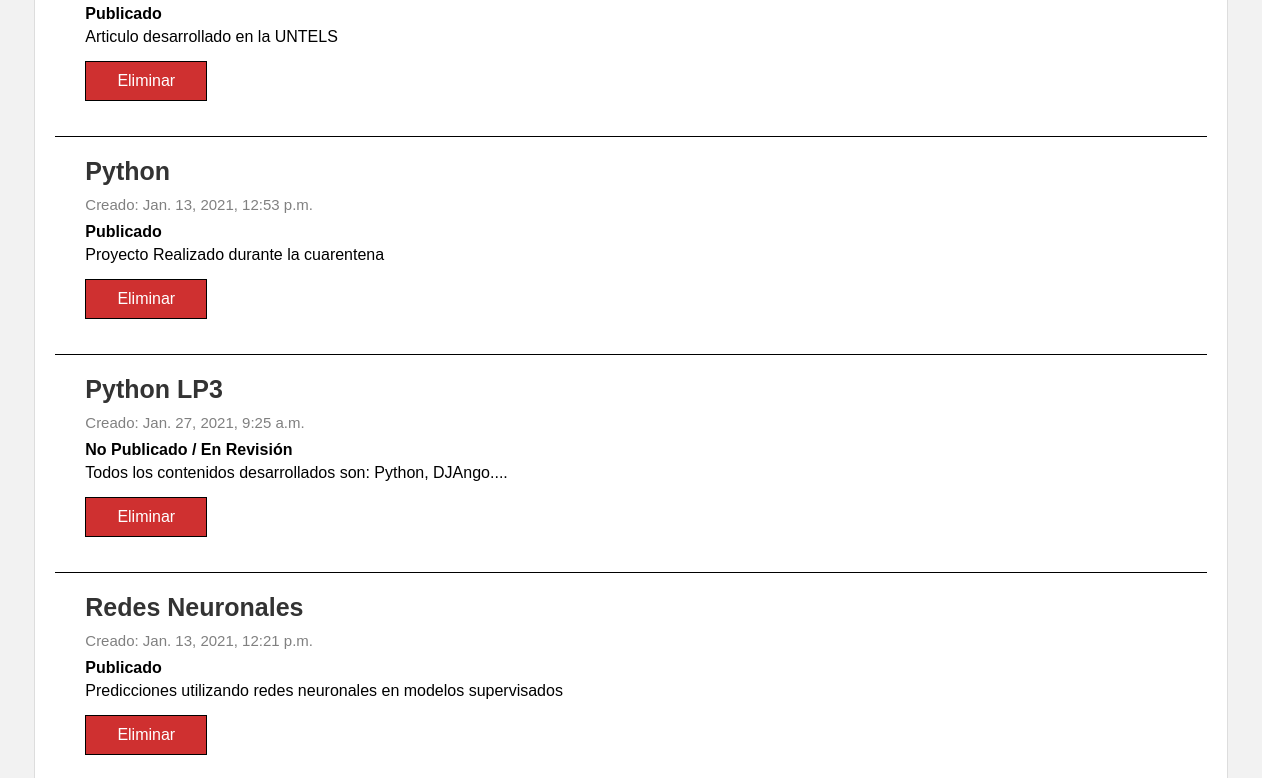
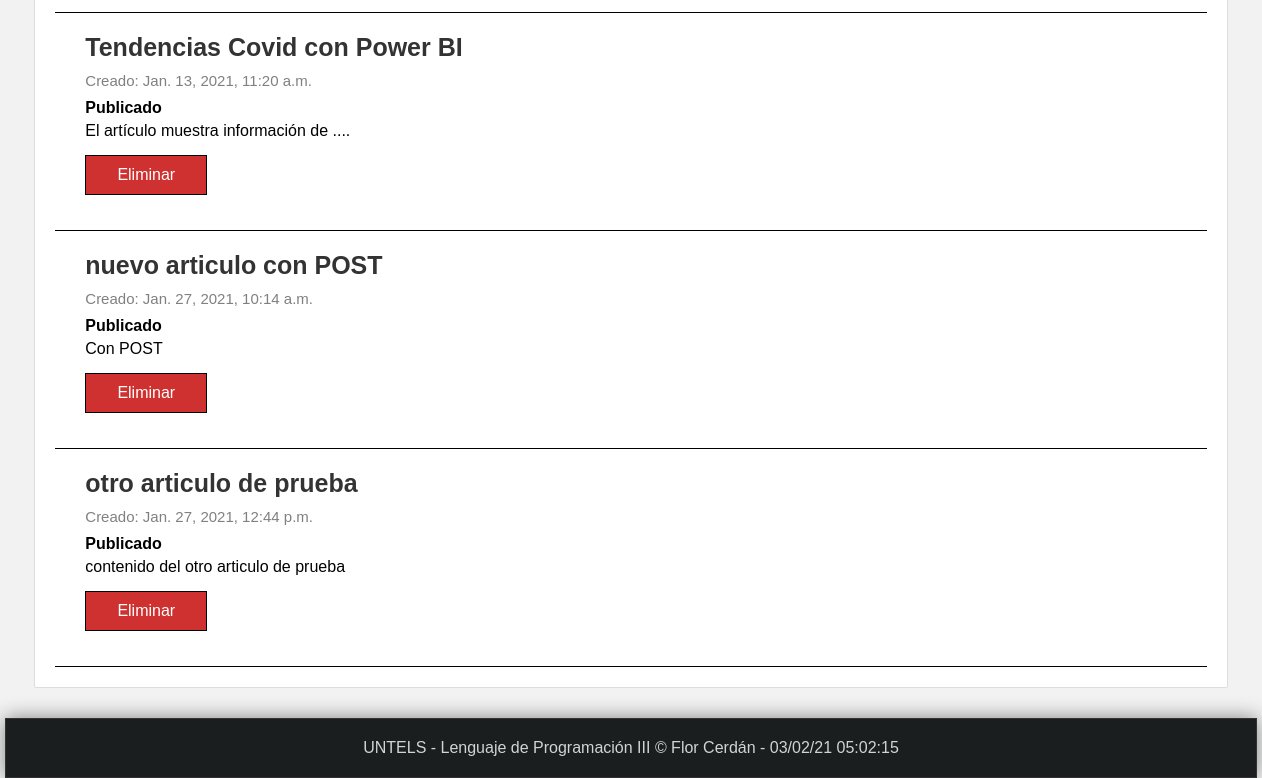
Before: /listar_articulos (lower part) with the older database file (2 pictures, top to bottom).
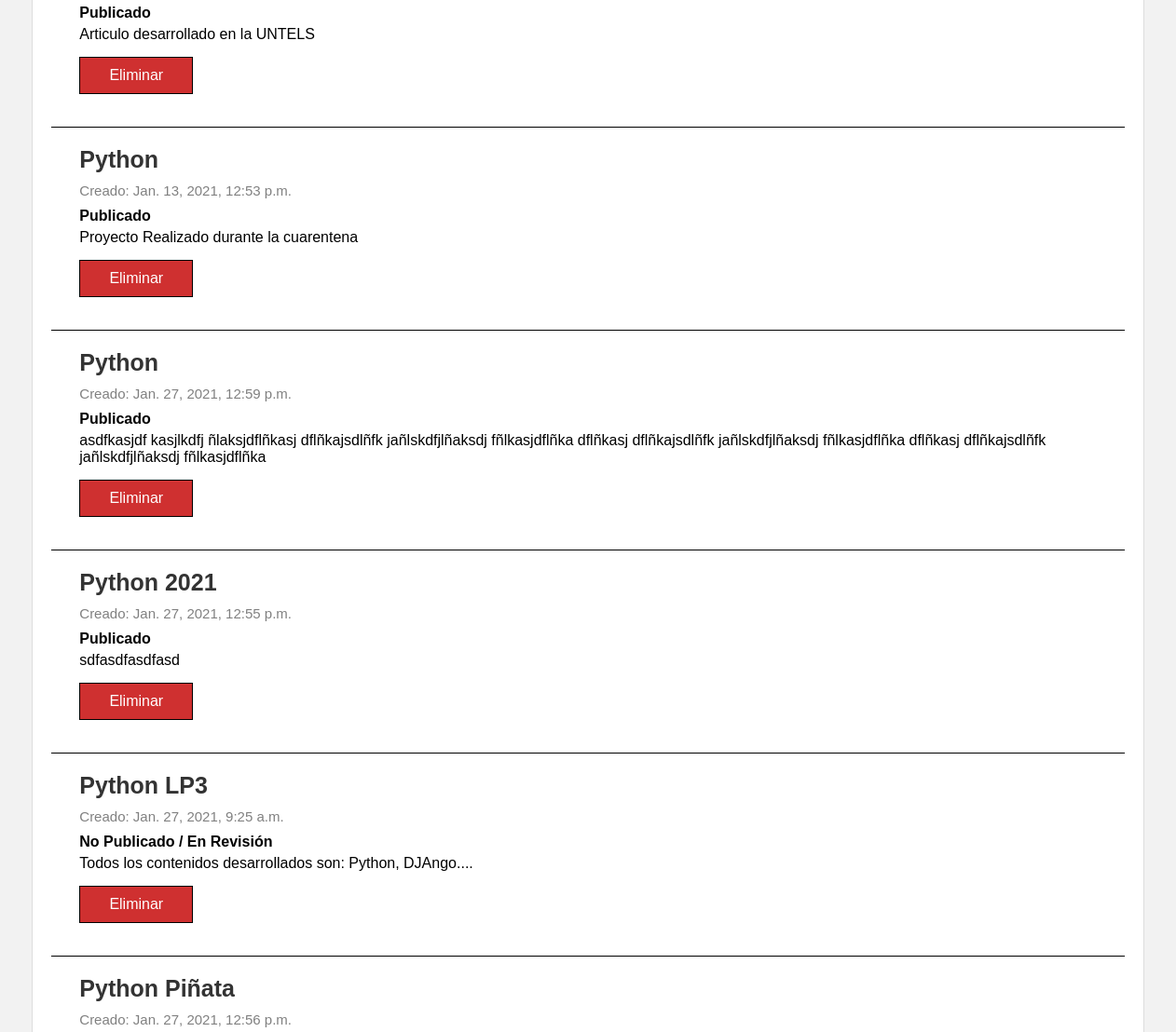
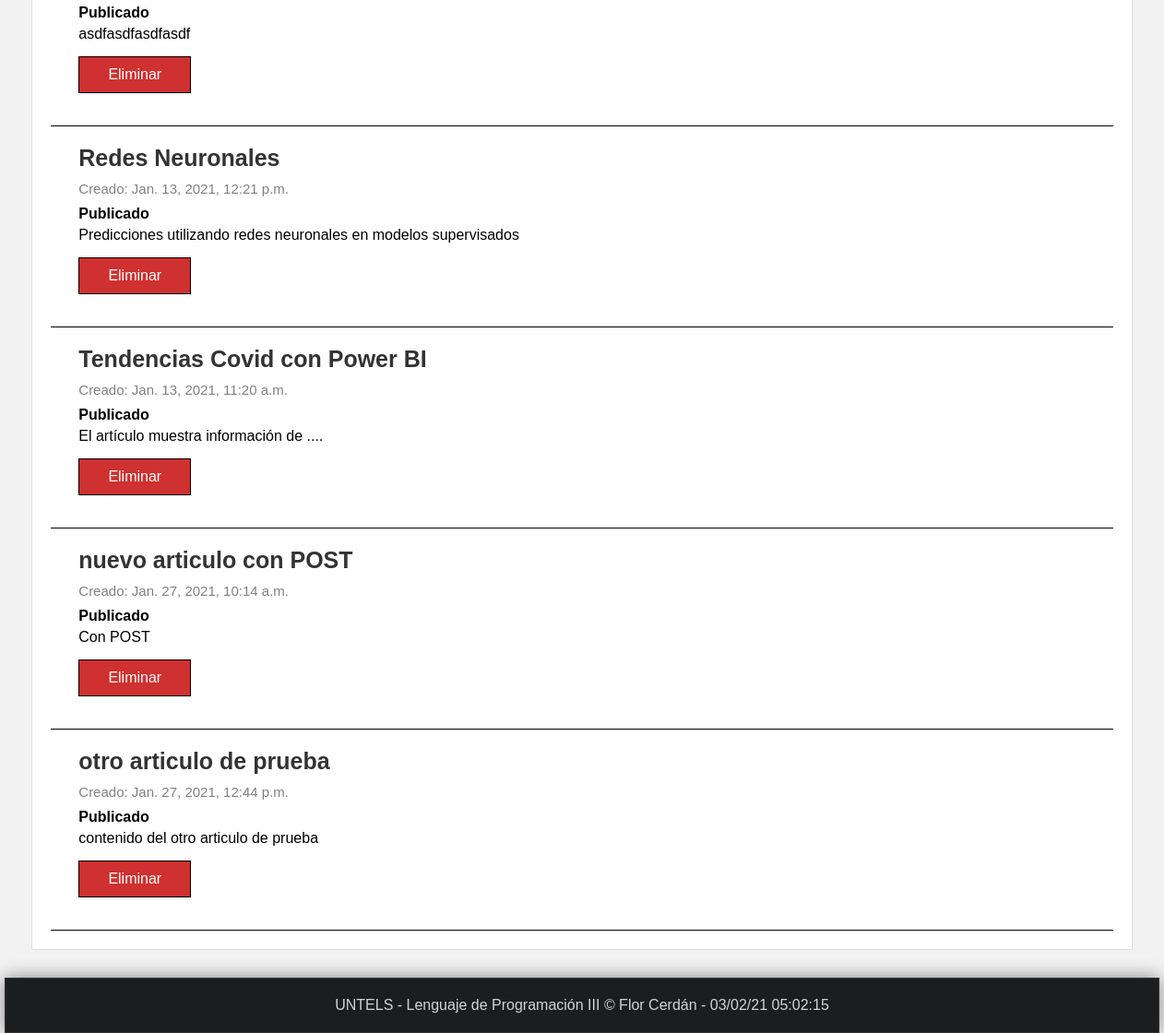
After: the same page with the newer database file (2 pictures, top to bottom).
### miapp/models.py (models this page shows, shortened)
class Articulo(models.Model):
    titulo = models.CharField(max_length=150, verbose_name="Título")
    contenido = models.TextField(verbose_name="Contenido")
    imagen = models.ImageField(default='null', verbose_name="Miniatura", upload_to="articulos")
    publicado = models.BooleanField(verbose_name="¿Publicado?")
    creado = models.DateTimeField(auto_now_add=True, verbose_name="Creado")
    actualizado = models.DateTimeField(auto_now=True, verbose_name="Editado")
    class Meta:
        verbose_name = "Artículo"
        verbose_name_plural = "Artículos"
        ordering = ['titulo','publicado']

### miapp/views.py (the view)
# urls.py: path('listar_articulos', views.listar_articulos, name="listar_articulos"),
def listar_articulos(request):
    articulos = Articulo.objects.all()
    """
    articulos = Articulo.objects.filter(
        Q(titulo__contains="Py") |
        Q(titulo__contains="Hab")
    )
    """
    return render(request, 'listar_articulos.html',{
        'articulos': articulos,
        'titulo': 'Listado de Artículos'
    })

### miapp/templates/listar_articulos.html (shortened to what this page needs)
{% extends 'layout.html' %}
{% block content %}
    {% for articulo in articulos %}
        <div class="articulo-item">
            <div class="data">
                <h2>
                    {{articulo.titulo}}
                </h2>
                <span class="date">
                    Creado: {{articulo.creado}}
                </span>
                {% if articulo.publicado %}
                    <strong>
                        Publicado
                    </strong>
                {% else %}
                    <strong>
                        No Publicado / En Revisión
                    </strong>
                {% endif %}
                <p>
                    {{articulo.contenido}}<br>
                    <a href="{% url 'eliminar_articulo' id=articulo.id %}" class="btn btn-delete">
                        Eliminar
                    </a>
                </p>
            </div>
        </div>
    {% endfor %}
{% endblock content %}

Changed rows visible on the page:
added Articulo: titulo "Python", creado "Jan. 27, 2021, 12:59 p.m.", publicado "Publicado", contenido "asdfkasjdf kasjlkdfj ñlaksjdflñkasj dflñkajsdlñfk jañlskdfjlñaksdj fñlkasjdflñka dflñkasj dflñkajsdlñfk jañlskdfjlñaksdj fñlkasjdflñka dflñkasj dflñkajsdlñfk jañlskdfjlñaksdj fñlkasjdflñka"
added Articulo: titulo "Python 2021", creado "Jan. 27, 2021, 12:55 p.m.", publicado "Publicado", contenido "sdfasdfasdfasd"
added Articulo: titulo "Python Piñata", creado "Jan. 27, 2021, 12:56 p.m.", publicado "Publicado", contenido "asdfasdfasdfasdf"
